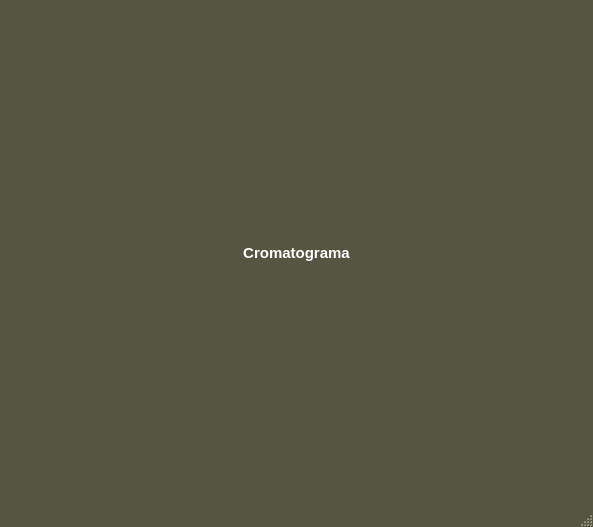
<?xml version="1.0" encoding="UTF-8"?>
<ui version="4.0">
 <class>CromWindow</class>
 <widget class="QMainWindow" name="CromWindow">
  <property name="geometry">
   <rect>
    <x>0</x>
    <y>0</y>
    <width>593</width>
    <height>527</height>
   </rect>
  </property>
  <property name="minimumSize">
   <size>
    <width>580</width>
    <height>0</height>
   </size>
  </property>
  <property name="maximumSize">
   <size>
    <width>595</width>
    <height>530</height>
   </size>
  </property>
  <property name="palette">
   <palette>
    <active>
     <colorrole role="WindowText">
      <brush brushstyle="SolidPattern">
       <color alpha="255">
        <red>255</red>
        <green>255</green>
        <blue>255</blue>
       </color>
      </brush>
     </colorrole>
     <colorrole role="Button">
      <brush brushstyle="SolidPattern">
       <color alpha="255">
        <red>85</red>
        <green>85</green>
        <blue>65</blue>
       </color>
      </brush>
     </colorrole>
     <colorrole role="Light">
      <brush brushstyle="SolidPattern">
       <color alpha="255">
        <red>127</red>
        <green>127</green>
        <blue>97</blue>
       </color>
      </brush>
     </colorrole>
     <colorrole role="Midlight">
      <brush brushstyle="SolidPattern">
       <color alpha="255">
        <red>106</red>
        <green>106</green>
        <blue>81</blue>
       </color>
      </brush>
     </colorrole>
     <colorrole role="Dark">
      <brush brushstyle="SolidPattern">
       <color alpha="255">
        <red>42</red>
        <green>42</green>
        <blue>32</blue>
       </color>
      </brush>
     </colorrole>
     <colorrole role="Mid">
      <brush brushstyle="SolidPattern">
       <color alpha="255">
        <red>56</red>
        <green>56</green>
        <blue>43</blue>
       </color>
      </brush>
     </colorrole>
     <colorrole role="Text">
      <brush brushstyle="SolidPattern">
       <color alpha="255">
        <red>255</red>
        <green>255</green>
        <blue>255</blue>
       </color>
      </brush>
     </colorrole>
     <colorrole role="BrightText">
      <brush brushstyle="SolidPattern">
       <color alpha="255">
        <red>255</red>
        <green>255</green>
        <blue>255</blue>
       </color>
      </brush>
     </colorrole>
     <colorrole role="ButtonText">
      <brush brushstyle="SolidPattern">
       <color alpha="255">
        <red>255</red>
        <green>255</green>
        <blue>255</blue>
       </color>
      </brush>
     </colorrole>
     <colorrole role="Base">
      <brush brushstyle="SolidPattern">
       <color alpha="255">
        <red>0</red>
        <green>0</green>
        <blue>0</blue>
       </color>
      </brush>
     </colorrole>
     <colorrole role="Window">
      <brush brushstyle="SolidPattern">
       <color alpha="255">
        <red>85</red>
        <green>85</green>
        <blue>65</blue>
       </color>
      </brush>
     </colorrole>
     <colorrole role="Shadow">
      <brush brushstyle="SolidPattern">
       <color alpha="255">
        <red>0</red>
        <green>0</green>
        <blue>0</blue>
       </color>
      </brush>
     </colorrole>
     <colorrole role="AlternateBase">
      <brush brushstyle="SolidPattern">
       <color alpha="255">
        <red>42</red>
        <green>42</green>
        <blue>32</blue>
       </color>
      </brush>
     </colorrole>
     <colorrole role="ToolTipBase">
      <brush brushstyle="SolidPattern">
       <color alpha="255">
        <red>255</red>
        <green>255</green>
        <blue>220</blue>
       </color>
      </brush>
     </colorrole>
     <colorrole role="ToolTipText">
      <brush brushstyle="SolidPattern">
       <color alpha="255">
        <red>0</red>
        <green>0</green>
        <blue>0</blue>
       </color>
      </brush>
     </colorrole>
    </active>
    <inactive>
     <colorrole role="WindowText">
      <brush brushstyle="SolidPattern">
       <color alpha="255">
        <red>255</red>
        <green>255</green>
        <blue>255</blue>
       </color>
      </brush>
     </colorrole>
     <colorrole role="Button">
      <brush brushstyle="SolidPattern">
       <color alpha="255">
        <red>85</red>
        <green>85</green>
        <blue>65</blue>
       </color>
      </brush>
     </colorrole>
     <colorrole role="Light">
      <brush brushstyle="SolidPattern">
       <color alpha="255">
        <red>127</red>
        <green>127</green>
        <blue>97</blue>
       </color>
      </brush>
     </colorrole>
     <colorrole role="Midlight">
      <brush brushstyle="SolidPattern">
       <color alpha="255">
        <red>106</red>
        <green>106</green>
        <blue>81</blue>
       </color>
      </brush>
     </colorrole>
     <colorrole role="Dark">
      <brush brushstyle="SolidPattern">
       <color alpha="255">
        <red>42</red>
        <green>42</green>
        <blue>32</blue>
       </color>
      </brush>
     </colorrole>
     <colorrole role="Mid">
      <brush brushstyle="SolidPattern">
       <color alpha="255">
        <red>56</red>
        <green>56</green>
        <blue>43</blue>
       </color>
      </brush>
     </colorrole>
     <colorrole role="Text">
      <brush brushstyle="SolidPattern">
       <color alpha="255">
        <red>255</red>
        <green>255</green>
        <blue>255</blue>
       </color>
      </brush>
     </colorrole>
     <colorrole role="BrightText">
      <brush brushstyle="SolidPattern">
       <color alpha="255">
        <red>255</red>
        <green>255</green>
        <blue>255</blue>
       </color>
      </brush>
     </colorrole>
     <colorrole role="ButtonText">
      <brush brushstyle="SolidPattern">
       <color alpha="255">
        <red>255</red>
        <green>255</green>
        <blue>255</blue>
       </color>
      </brush>
     </colorrole>
     <colorrole role="Base">
      <brush brushstyle="SolidPattern">
       <color alpha="255">
        <red>0</red>
        <green>0</green>
        <blue>0</blue>
       </color>
      </brush>
     </colorrole>
     <colorrole role="Window">
      <brush brushstyle="SolidPattern">
       <color alpha="255">
        <red>85</red>
        <green>85</green>
        <blue>65</blue>
       </color>
      </brush>
     </colorrole>
     <colorrole role="Shadow">
      <brush brushstyle="SolidPattern">
       <color alpha="255">
        <red>0</red>
        <green>0</green>
        <blue>0</blue>
       </color>
      </brush>
     </colorrole>
     <colorrole role="AlternateBase">
      <brush brushstyle="SolidPattern">
       <color alpha="255">
        <red>42</red>
        <green>42</green>
        <blue>32</blue>
       </color>
      </brush>
     </colorrole>
     <colorrole role="ToolTipBase">
      <brush brushstyle="SolidPattern">
       <color alpha="255">
        <red>255</red>
        <green>255</green>
        <blue>220</blue>
       </color>
      </brush>
     </colorrole>
     <colorrole role="ToolTipText">
      <brush brushstyle="SolidPattern">
       <color alpha="255">
        <red>0</red>
        <green>0</green>
        <blue>0</blue>
       </color>
      </brush>
     </colorrole>
    </inactive>
    <disabled>
     <colorrole role="WindowText">
      <brush brushstyle="SolidPattern">
       <color alpha="255">
        <red>42</red>
        <green>42</green>
        <blue>32</blue>
       </color>
      </brush>
     </colorrole>
     <colorrole role="Button">
      <brush brushstyle="SolidPattern">
       <color alpha="255">
        <red>85</red>
        <green>85</green>
        <blue>65</blue>
       </color>
      </brush>
     </colorrole>
     <colorrole role="Light">
      <brush brushstyle="SolidPattern">
       <color alpha="255">
        <red>127</red>
        <green>127</green>
        <blue>97</blue>
       </color>
      </brush>
     </colorrole>
     <colorrole role="Midlight">
      <brush brushstyle="SolidPattern">
       <color alpha="255">
        <red>106</red>
        <green>106</green>
        <blue>81</blue>
       </color>
      </brush>
     </colorrole>
     <colorrole role="Dark">
      <brush brushstyle="SolidPattern">
       <color alpha="255">
        <red>42</red>
        <green>42</green>
        <blue>32</blue>
       </color>
      </brush>
     </colorrole>
     <colorrole role="Mid">
      <brush brushstyle="SolidPattern">
       <color alpha="255">
        <red>56</red>
        <green>56</green>
        <blue>43</blue>
       </color>
      </brush>
     </colorrole>
     <colorrole role="Text">
      <brush brushstyle="SolidPattern">
       <color alpha="255">
        <red>42</red>
        <green>42</green>
        <blue>32</blue>
       </color>
      </brush>
     </colorrole>
     <colorrole role="BrightText">
      <brush brushstyle="SolidPattern">
       <color alpha="255">
        <red>255</red>
        <green>255</green>
        <blue>255</blue>
       </color>
      </brush>
     </colorrole>
     <colorrole role="ButtonText">
      <brush brushstyle="SolidPattern">
       <color alpha="255">
        <red>42</red>
        <green>42</green>
        <blue>32</blue>
       </color>
      </brush>
     </colorrole>
     <colorrole role="Base">
      <brush brushstyle="SolidPattern">
       <color alpha="255">
        <red>85</red>
        <green>85</green>
        <blue>65</blue>
       </color>
      </brush>
     </colorrole>
     <colorrole role="Window">
      <brush brushstyle="SolidPattern">
       <color alpha="255">
        <red>85</red>
        <green>85</green>
        <blue>65</blue>
       </color>
      </brush>
     </colorrole>
     <colorrole role="Shadow">
      <brush brushstyle="SolidPattern">
       <color alpha="255">
        <red>0</red>
        <green>0</green>
        <blue>0</blue>
       </color>
      </brush>
     </colorrole>
     <colorrole role="AlternateBase">
      <brush brushstyle="SolidPattern">
       <color alpha="255">
        <red>85</red>
        <green>85</green>
        <blue>65</blue>
       </color>
      </brush>
     </colorrole>
     <colorrole role="ToolTipBase">
      <brush brushstyle="SolidPattern">
       <color alpha="255">
        <red>255</red>
        <green>255</green>
        <blue>220</blue>
       </color>
      </brush>
     </colorrole>
     <colorrole role="ToolTipText">
      <brush brushstyle="SolidPattern">
       <color alpha="255">
        <red>0</red>
        <green>0</green>
        <blue>0</blue>
       </color>
      </brush>
     </colorrole>
    </disabled>
   </palette>
  </property>
  <property name="windowTitle">
   <string>Cromatograma</string>
  </property>
  <widget class="QWidget" name="centralwidget">
   <layout class="QGridLayout" name="gridLayout">
    <item row="0" column="0">
     <layout class="QVBoxLayout" name="vl_plot">
      <item>
       <widget class="QLabel" name="lb_CaptionCromatograma">
        <property name="font">
         <font>
          <pointsize>11</pointsize>
          <weight>75</weight>
          <bold>true</bold>
         </font>
        </property>
        <property name="text">
         <string>Cromatograma</string>
        </property>
        <property name="alignment">
         <set>Qt::AlignCenter</set>
        </property>
       </widget>
      </item>
     </layout>
    </item>
   </layout>
  </widget>
  <widget class="QMenuBar" name="menubar">
   <property name="geometry">
    <rect>
     <x>0</x>
     <y>0</y>
     <width>593</width>
     <height>21</height>
    </rect>
   </property>
  </widget>
  <widget class="QStatusBar" name="statusbar"/>
 </widget>
 <resources/>
 <connections/>
</ui>
